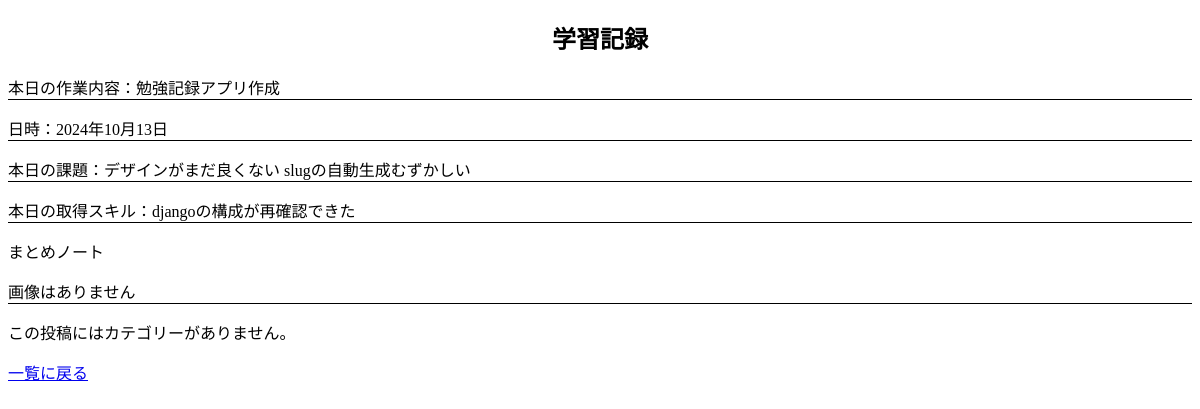
Page /recordapp/post/19/ on the earlier database version.
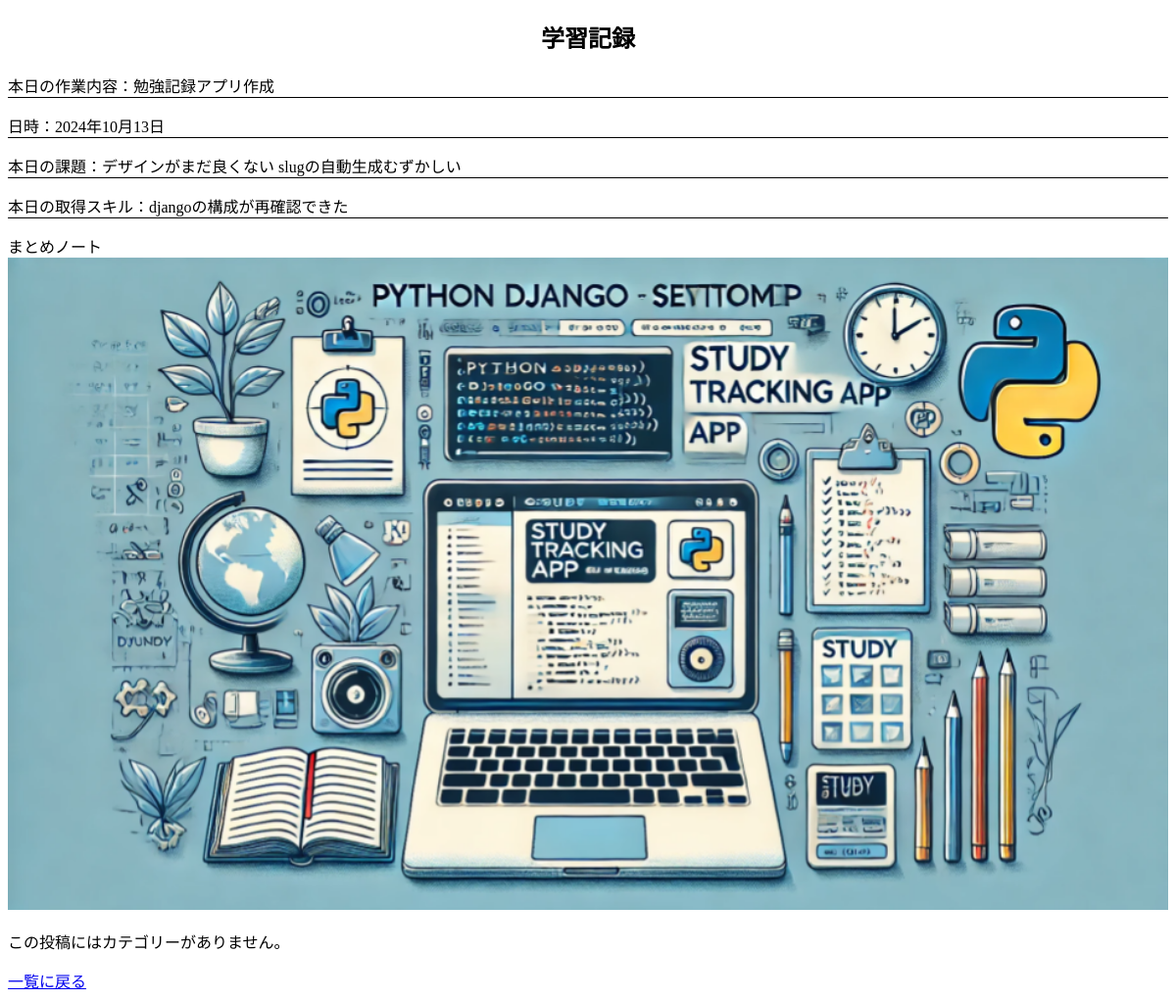
Same page on the later database version.
### recordapp/models.py (models this page shows, shortened)
class Post(models.Model):
    slug = models.SlugField(blank=True, editable=True, unique=True)
    date = models.DateField(verbose_name='投稿日')
    what_done = models.TextField(verbose_name='本日の作業内容')
    what_not_done = models.TextField(verbose_name='本日の課題', blank=True)
    what_learned = models.TextField(verbose_name='本日の取得スキル', blank=True)
    summary_image = models.ImageField(upload_to='study_summaries/', verbose_name='まとめノート', blank=True, null=True)
    category = models.ForeignKey(Category, on_delete=models.CASCADE, verbose_name='カテゴリー', related_name='posts', null=True, blank=True)
    class Meta:
        verbose_name = '勉強記録'
        verbose_name_plural = '勉強記録一覧'

### recordapp/views.py (the view)
class PostDetailView(View):
    def get(self, request, slug):
        post = get_object_or_404(Post, slug=slug)
        return render(request, "recordapp/detail.html", {"post": post})

### templates/recordapp/detail.html (shortened to what this page needs)
{% extends "recordapp/base.html" %}
{% block content %}
<h2>学習記録</h2>
<div class="post">
    <p>本日の作業内容：{{ post.what_done }}</p>
    <p>日時：{{ post.date }}</p>
    <p>本日の課題：{{ post.what_not_done }}</p>
    <p>本日の取得スキル：{{ post.what_learned }}</p>
    <div>まとめノート
        {% if post.summary_image %}
        <img src="{{ post.summary_image.url }}" alt="まとめノート">
        {% else %}
            <p>画像はありません</p>
        {% endif %}
    </div>
</div>
    {% if post.category %}
        <a href="{% url 'recordapp:category_list' post.category.id %}">{{ post.category.name}}</a>
    {% else %}
        <p>この投稿にはカテゴリーがありません。</p>
    {% endif %}
<a href="{% url 'recordapp:index' %}">一覧に戻る</a>
{% endblock %}

Differences in the rows shown:
changed Post "勉強記録アプリ作成": summary_image: picture added
Other differences:
text no longer shown: "画像はありません"
